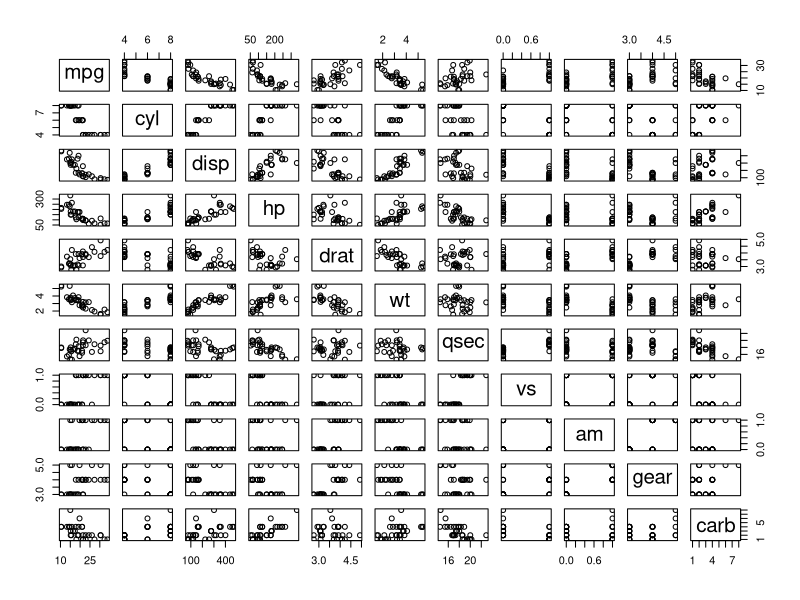
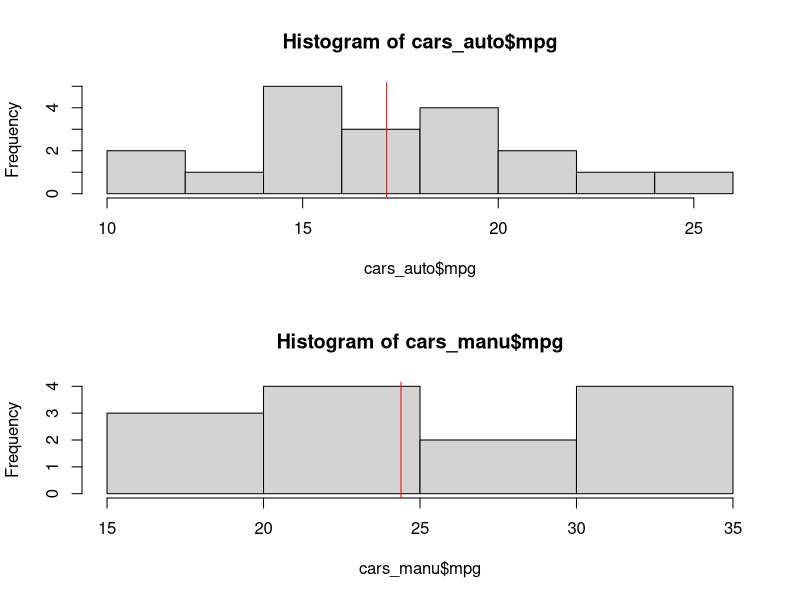
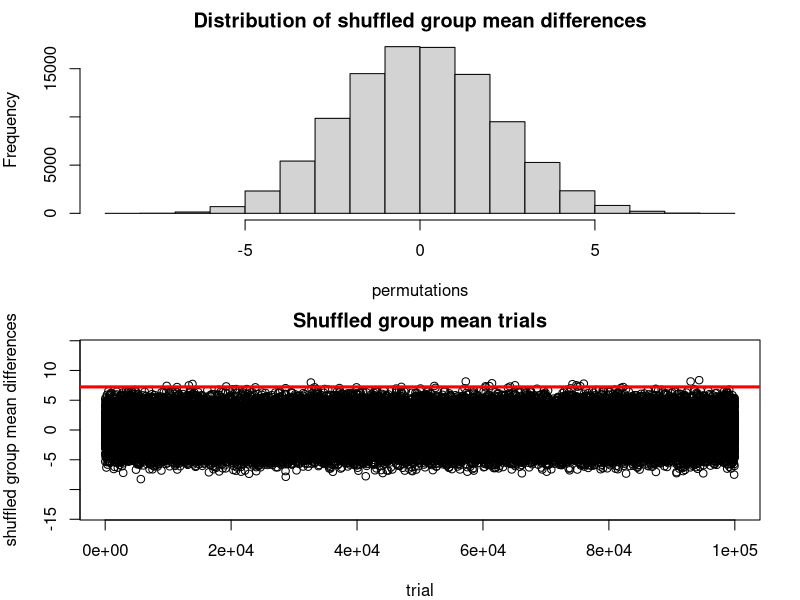
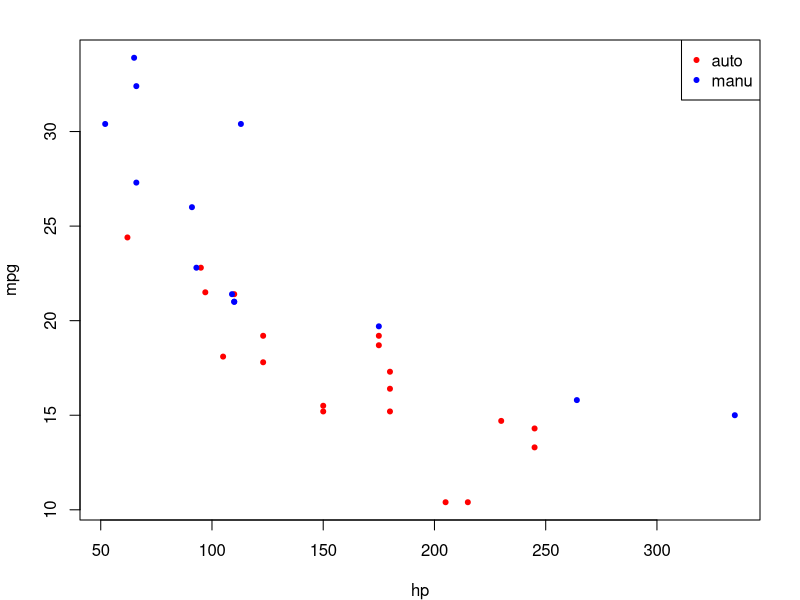
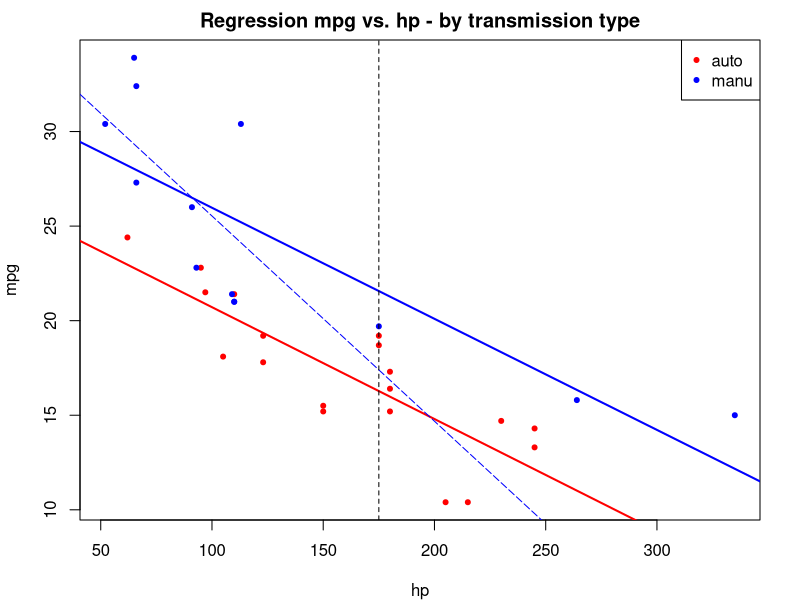
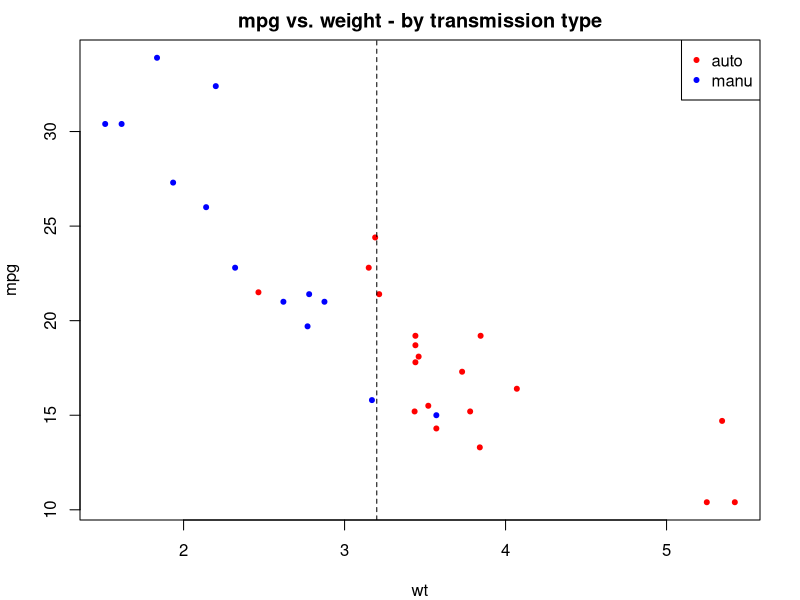
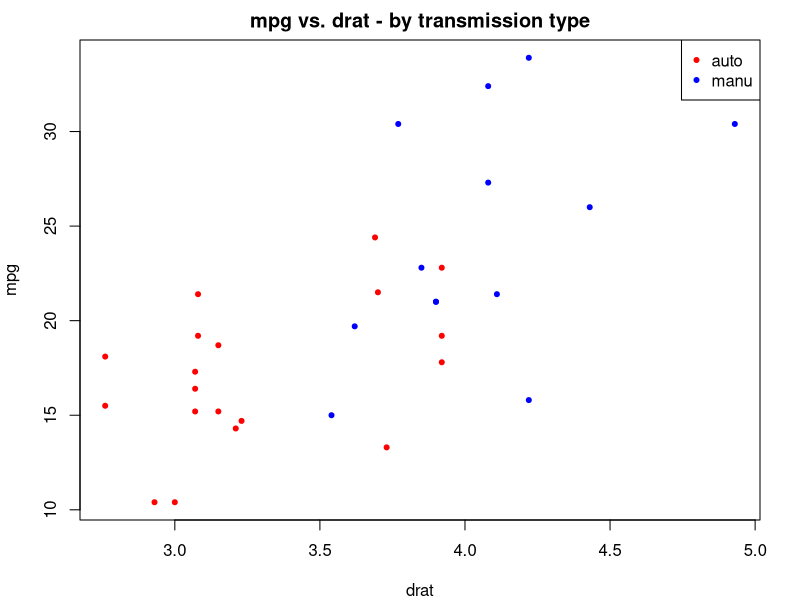
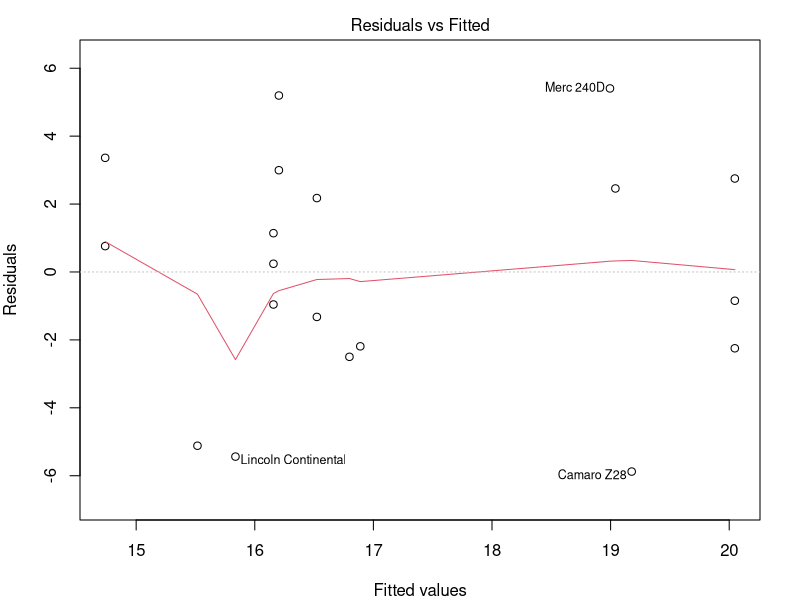

Source code (R) for these figures, in order: (Note: this script raises an error after producing the figures.)
## Coursera Project Work ##

# question 1: is an automatic or manual transmission better for MPG?
# question 2: quantify the MPG difference between automatic and manual transmission

# answer 1:  - manual transmission is better then automatic for mpg
# answer 2: strategies:
# - estimate 2 models splitted by am
# - estimate 1 model and interpret the dummy am

library(leaps)

data(mtcars)

#### import checks ####
head(mtcars)
dim(mtcars)
str(mtcars)
names(mtcars)
pairs(mtcars)

#### generate subset: automatic and manual cars ####
cars_auto = subset(mtcars, am == 0)
cars_manu = subset(mtcars, am == 1)

# dimensions
dim(mtcars)
dim(cars_auto); dim(cars_manu)

#### *** univariate mpg analysis #####

# sample means mpg by group
mean(cars_auto$mpg); mean(cars_manu$mpg)
sd(cars_auto$mpg); sd(cars_manu$mpg)

# % increase in mpg based on the mean
(mean(cars_manu$mpg) - mean(cars_auto$mpg))/mean(cars_auto$mpg)

#### mpg plots ####
par(mfrow = c(2, 1))
hist(cars_auto$mpg)
abline(v = mean(cars_auto$mpg), col = "red")
hist(cars_manu$mpg)
abline(v = mean(cars_manu$mpg), col = "red")

# CON: mean of manu is higher but has also higher variance

#### 95% confidence interval for mean difference ####

# Question: is the unconditional mean difference significant?
t.test(cars_manu$mpg, cars_auto$mpg, paired = F, var.equal = F)

#### Conclusions ####
# the 95% interval does not contain 0 >> the (unconditional) mean difference is significant at 95% / p-value 0.1% 


#### Permutation test ####
# what if I shuffle the am groups and calculate the mean?

# get target variable and group vectors
y = mtcars$mpg
group = mtcars$am
y; group

# baseline group means and difference
baselineMeans = tapply(mtcars$mpg, mtcars$am, mean)
baselineMeansDiff = baselineMeans[2] - baselineMeans[1]

tStat = function(w, g) mean(w[g == 1]) - mean(w[g == 0])
observedDiff = tStat(y, group)

# check if function works - should be 0:
baselineMeansDiff - observedDiff

# execute shuffle:
permutations = sapply(1:100000, function(i) tStat(y, sample(group)))

# shuffle experiment results plots:
par(mfrow = c(2, 1), mar = c(4, 4, 2, 2))
hist(permutations, main = "Distribution of shuffled group mean differences") # distribution of difference of averages of permuted groups
plot(permutations, type = "b", main = "Shuffled group mean trials", xlab = "trial", ylab = "shuffled group mean differences", ylim = c(-14, 14))
abline(h = observedDiff, col = "red", lwd = 3)

# there is not even 1 case where by chance I get a difference value greater than the observed!
mean(permutations > observedDiff)


#### *** bivariate analysis ####

#### mpg / hp ####
# visual exploration
par(mfrow = c(1, 1))
with(mtcars, plot(hp, mpg, type = "n")) # no data
with(cars_auto, points(hp, mpg, col = "red", pch = 20))
with(cars_manu, points(hp, mpg, col = "blue", pch = 20))
legend("topright", pch = 20, col = c("red", "blue"), legend = c("auto", "manu")) # add legend

# OBS: seems like slope is same, but there is a shift in the intercepts

# estimate group models
model1_auto = lm(mpg ~ hp, data = cars_auto)
model1_manu = lm(mpg ~ hp, data = cars_manu)
summary(model1_auto); summary(model1_manu)

# model without extreme values for manu
cars_manuRed = cars_manu[cars_manu$hp < 250, ]; dim(cars_manu); dim(cars_manuRed)
model1_manuRed = lm(mpg ~ hp, data = cars_manuRed)

# plot models
par(mfrow = c(1, 1))
with(mtcars, plot(hp, mpg, type = "n", main = "Regression mpg vs. hp - by transmission type")) # no data
with(cars_auto, points(hp, mpg, col = "red", pch = 20))
with(cars_manu, points(hp, mpg, col = "blue", pch = 20))
legend("topright", pch = 20, col = c("red", "blue"), legend = c("auto", "manu")) # add legend
abline(model1_auto, col = "red", lwd = 2)
abline(model1_manu, col = "blue", lwd = 2)
abline(model1_manuRed, col = "blue", lty = 5)
abline(v = 175, lty = 2)

#### Conclusions: 
# given an hp level, manu cars have higher higher mpg - compared to auto

#### mpg / wt ####
# visual exploration
par(mfrow = c(1, 1))
with(mtcars, plot(wt, mpg, type = "n", main = "mpg vs. weight - by transmission type")) # no data
with(cars_auto, points(wt, mpg, col = "red", pch = 20))
with(cars_manu, points(wt, mpg, col = "blue", pch = 20))
legend("topright", pch = 20, col = c("red", "blue"), legend = c("auto", "manu")) # add legend
abline(v = 3.2, lty = 2)

# OBS: seems like heavy cars are all auto / manu are lighter

#### mpg / drat ####
# visual exploration
par(mfrow = c(1, 1))
with(mtcars, plot(drat, mpg, type = "n", main = "mpg vs. drat - by transmission type")) # no data
with(cars_auto, points(drat, mpg, col = "red", pch = 20))
with(cars_manu, points(drat, mpg, col = "blue", pch = 20))
legend("topright", pch = 20, col = c("red", "blue"), legend = c("auto", "manu")) # add legend

# OBS: seems 2 different behavior for auto / manu

# estimate group models
model1_auto = lm(mpg ~ drat, data = cars_auto)
model1_manu = lm(mpg ~ drat, data = cars_manu)
summary(model1_auto); summary(model1_manu)
plot(model1_auto); plot(model1_manu)

# plot models
par(mfrow = c(1, 1))
with(mtcars, plot(drat, mpg, type = "n", main = "mpg vs. drat - by transmission type")) # no data
with(cars_auto, points(drat, mpg, col = "red", pch = 20))
with(cars_manu, points(drat, mpg, col = "blue", pch = 20))
legend("topright", pch = 20, col = c("red", "blue"), legend = c("auto", "manu")) # add legend
abline(model1_auto, col = "red", lwd = 2)
abline(model1_manu, col = "blue", lwd = 2)
abline(v = 175, lty = 2)

#### mpg / disp ####
# visual exploration
par(mfrow = c(1, 1))
with(mtcars, plot(disp, mpg, type = "n", main = "mpg vs. disp - by transmission type")) # no data
with(cars_auto, points(disp, mpg, col = "red", pch = 20))
with(cars_manu, points(disp, mpg, col = "blue", pch = 20))
legend("topright", pch = 20, col = c("red", "blue"), legend = c("auto", "manu")) # add legend
labels = with(mtcars, paste(as.character(disp), as.character(mpg), sep = ",")) # generate point labels
with(mtcars, text(disp, mpg, labels = labels, cex = 0.7, pos = 2)) 

# OBS: seems like auto cars have higher displacement
abline(v = 167.6, lty = 2)

#### mpg / cyl ####
# visual exploration
par(mfrow = c(1, 1))
with(mtcars, plot(cyl, mpg, type = "n")) # no data
with(cars_auto, points(cyl, mpg, col = "red", pch = 20))
with(cars_manu, points(cyl, mpg, col = "blue", pch = 20))
legend("topright", pch = 20, col = c("red", "blue"), legend = c("auto", "manu")) # add legend

# OBS: you have almost perfect separation: low cyl are manu / many cyl are auto


#### 4 bivariate analysis: hp / wt / drat / disp ####
par(mfrow = c(2, 2), mar = c(2, 3, 2, 3))

# plot1
with(mtcars, plot(hp, mpg, type = "n", main = "mpg vs. hp - by transmission type")) # no data
with(cars_auto, points(hp, mpg, col = "red", pch = 20))
with(cars_manu, points(hp, mpg, col = "blue", pch = 20))
legend("topright", pch = 20, col = c("red", "blue"), legend = c("auto", "manu")) # add legend
model1_auto = lm(mpg ~ hp, data = cars_auto)
model1_manu = lm(mpg ~ hp, data = cars_manu)
abline(model1_auto, col = "red", lwd = 2)
abline(model1_manu, col = "blue", lwd = 2)
abline(v = 175, lty = 2)

# plot2
with(mtcars, plot(wt, mpg, type = "n", main = "mpg vs. weight - by transmission type")) # no data
with(cars_auto, points(wt, mpg, col = "red", pch = 20))
with(cars_manu, points(wt, mpg, col = "blue", pch = 20))
legend("topright", pch = 20, col = c("red", "blue"), legend = c("auto", "manu")) # add legend
abline(v = 3.2, lty = 2)

# plot 3
with(mtcars, plot(drat, mpg, type = "n", main = "mpg vs. drat - by transmission type")) # no data
with(cars_auto, points(drat, mpg, col = "red", pch = 20))
with(cars_manu, points(drat, mpg, col = "blue", pch = 20))
legend("topright", pch = 20, col = c("red", "blue"), legend = c("auto", "manu")) # add legend
model2_auto = lm(mpg ~ drat, data = cars_auto)
model2_manu = lm(mpg ~ drat, data = cars_manu)
abline(model2_auto, col = "red", lwd = 2)
abline(model2_manu, col = "blue", lwd = 2)
abline(v = 175, lty = 2)

# plot 4
with(mtcars, plot(disp, mpg, type = "n", main = "mpg vs. disp - by transmission type")) # no data
with(cars_auto, points(disp, mpg, col = "red", pch = 20))
with(cars_manu, points(disp, mpg, col = "blue", pch = 20))
legend("topright", pch = 20, col = c("red", "blue"), legend = c("auto", "manu")) # add legend
labels = with(mtcars, paste(as.character(disp), as.character(mpg), sep = ",")) # generate point labels
with(mtcars, text(disp, mpg, labels = labels, cex = 0.7, pos = 2))
abline(v = 167.6, lty = 2)



#### *** regressions ####

### analyse covariance matrix for regressor selection:
z <- cor(mtcars)
require(lattice)
levelplot(z)

#### lm with subgroups by transmission type ####

# prepare: remove am from both subsets
namesColumnDrop = c("am")
dim(cars_auto)
cars_auto_reg = cars_auto[, !names(cars_auto) %in% namesColumnDrop]
cars_manu_reg = cars_manu[, !names(cars_manu) %in% namesColumnDrop]
dim(cars_auto_reg); dim(cars_manu_reg)

# model estimation / with all regressors
model2_auto = lm(mpg ~ ., data = cars_auto_reg)
model2_manu = lm(mpg ~ ., data = cars_manu_reg)

summary(model2_auto); summary(model2_manu)
plot(model2_auto); plot(model2_manu)

#### lm with all variables / no split ####
# prepare data
data = mtcars
data$am = as.factor(data$am)

model3 = lm(mpg ~ ., data = data)

summary(model3)
plot(model3)
hist(model3$residuals)

#### lm with logs #####
# good link for interpreting models with log:
# http://www.ats.ucla.edu/stat/mult_pkg/faq/general/log_transformed_regression.htm

data$log_mpg = log(data$mpg) # add log of y
data = data[, -1] # remove normal

# model with all variables
model4 = lm(log_mpg ~ ., data = data)
summary(model4)
confint(model4, conf.level = 0.95)

exp(model4$coef[9])

#### manual inclusion for logs ####
data$log_mpg = log(data$mpg) # add log of y

model5 = lm(log_mpg ~ hp + wt + am, data = data)

summary(model5)

confint(model5, conf.level = 0.95)

exp(model5$coef[4])

#### CON: interpr - you have a 4% increase in mpg when car has manual drive

# try the best subset selection approach
par(mfrow = c(1, 1))
refit.full = regsubsets(log_mpg ~ ., data = data)
summaryBest = summary(refit.full)
plot(summaryBest$cp, xlab = "N# of variables", ylab = "cp", main = "cp vs. n# vars", type = "l")
points(summaryBest$cp, pch = 20)

# estimate model with 3 coef
model5 = lm(log_mpg ~ hp + wt + am, data = data)
summary(model5)
plot(model5)

u_hat = model5$residuals
shapiro.test(u_hat)

confint(model5, conf.level = 0.95)

exp(model5$coef[4])


#### model selection using leaps ####
library(leaps)
data = mtcars
data$log_mpg = log(data$mpg) # add log of y

#### method 1. best fit ####
regfit.full = regsubsets(log_mpg ~. , data = data)
reg.summary = summary(regfit.full)

# how I select the optimal number of variables?
plot(reg.summary$cp, xlab = "Number of variables", ylab = "cp", type = "b")
